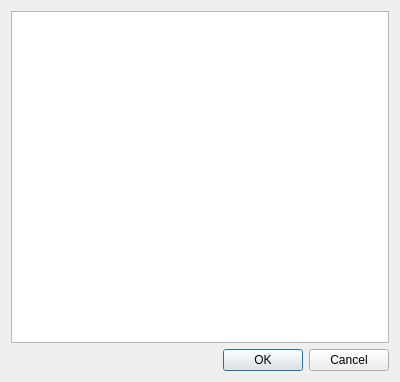
<?xml version="1.0" encoding="UTF-8"?>
<ui version="4.0">
 <class>GroupPickerDialog</class>
 <widget class="QDialog" name="GroupPickerDialog">
  <property name="geometry">
   <rect>
    <x>0</x>
    <y>0</y>
    <width>400</width>
    <height>382</height>
   </rect>
  </property>
  <property name="windowTitle">
   <string>Dialog</string>
  </property>
  <layout class="QVBoxLayout" name="verticalLayout">
   <item>
    <widget class="QTreeView" name="groupView">
     <property name="editTriggers">
      <set>QAbstractItemView::NoEditTriggers</set>
     </property>
     <property name="showDropIndicator" stdset="0">
      <bool>false</bool>
     </property>
     <property name="allColumnsShowFocus">
      <bool>true</bool>
     </property>
     <property name="headerHidden">
      <bool>true</bool>
     </property>
    </widget>
   </item>
   <item>
    <layout class="QHBoxLayout" name="horizontalLayout">
     <item>
      <spacer name="horizontalSpacer">
       <property name="orientation">
        <enum>Qt::Horizontal</enum>
       </property>
       <property name="sizeHint" stdset="0">
        <size>
         <width>40</width>
         <height>20</height>
        </size>
       </property>
      </spacer>
     </item>
     <item>
      <widget class="QPushButton" name="okButton">
       <property name="text">
        <string>OK</string>
       </property>
       <property name="default">
        <bool>true</bool>
       </property>
      </widget>
     </item>
     <item>
      <widget class="QPushButton" name="cancelButton">
       <property name="text">
        <string>Cancel</string>
       </property>
      </widget>
     </item>
    </layout>
   </item>
  </layout>
 </widget>
 <resources/>
 <connections>
  <connection>
   <sender>cancelButton</sender>
   <signal>clicked()</signal>
   <receiver>GroupPickerDialog</receiver>
   <slot>reject()</slot>
   <hints>
    <hint type="sourcelabel">
     <x>359</x>
     <y>360</y>
    </hint>
    <hint type="destinationlabel">
     <x>397</x>
     <y>347</y>
    </hint>
   </hints>
  </connection>
 </connections>
</ui>
